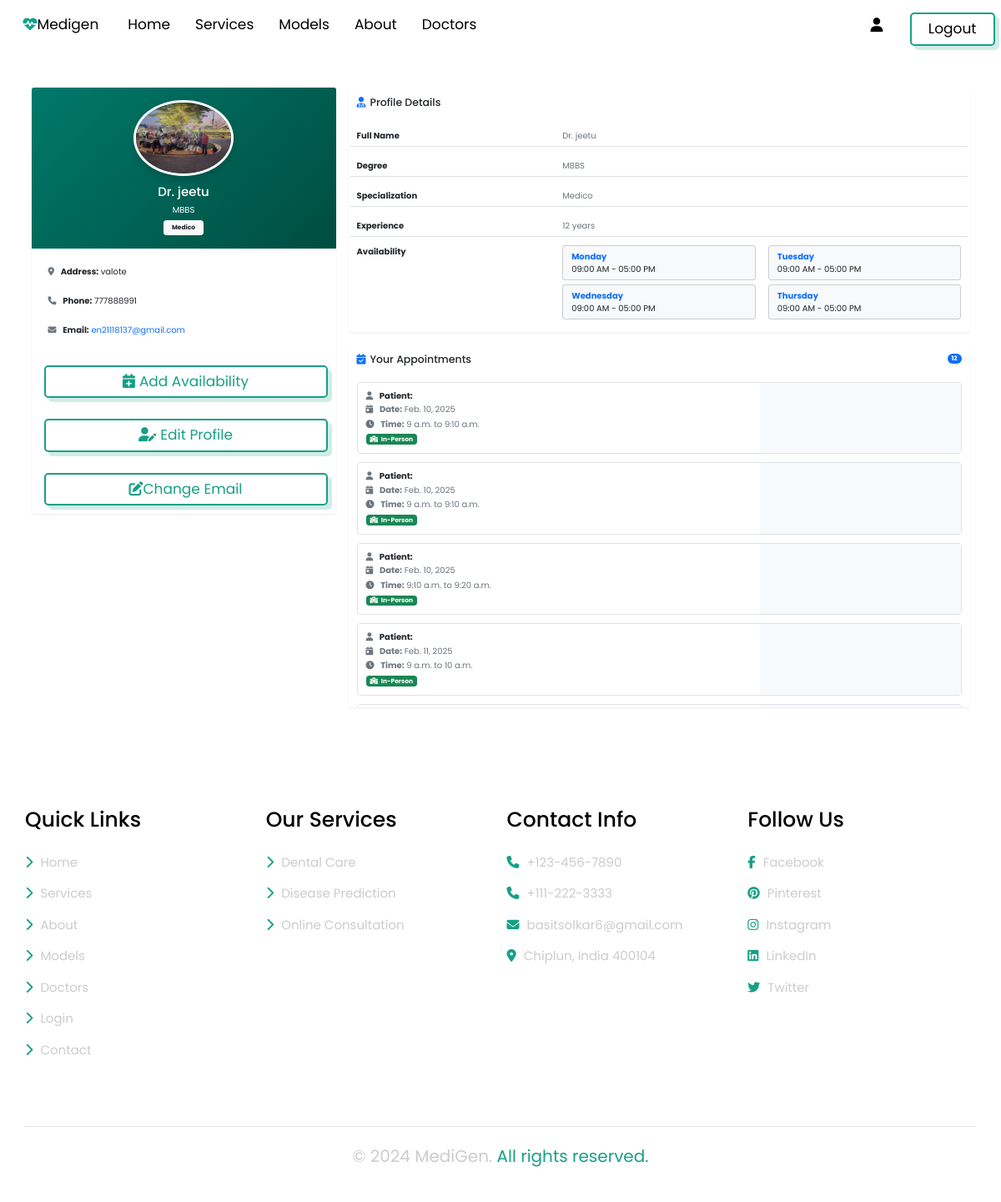
The app's page /meds/profile/ (signed in) with its own data.
### meds/models.py (models this page shows, shortened)
class Doctors(models.Model):
    user = models.OneToOneField(CustomUser, on_delete=models.CASCADE)
    degree = models.CharField(max_length=50)
    specialization = models.CharField(max_length=50)
    address = models.TextField()
    experience = models.TextField(max_length=5 , default=0)
    photo = models.ImageField(upload_to='profile_photos/' , default="media/profile_photos/user.png")

class CustomUser(AbstractUser):
    username = None
    first_name = None
    last_name =  None
    full_name = models.CharField(max_length=50)
    email = models.EmailField(unique = True)
    phone = models.CharField( max_length=15)
    gender = models.CharField(choices=GENDER , max_length=20 , default="Not Specified")
    dob = models.DateField( default=default_dob)
    USERNAME_FIELD = 'email'
    REQUIRED_FIELDS = [ 'phone' , 'full_name']
    objects = CustomUserManager()

class Availability(models.Model):
    doctor = models.ForeignKey(Doctors, on_delete=models.CASCADE, related_name='availabilities')
    day_of_week = models.CharField(max_length=10, choices=[
        ('Monday', 'Monday'),
        ('Tuesday', 'Tuesday'),
        ('Wednesday', 'Wednesday'),
        ('Thursday', 'Thursday'),
        ('Friday', 'Friday'),
        ('Saturday', 'Saturday'),
        ('Sunday', 'Sunday')
    ])
    available_from = models.TimeField()
    available_to = models.TimeField()
    max_appointments = models.IntegerField( default=8)
    break_from = models.TimeField( auto_now=False, auto_now_add=False, default=time(13,0))
    break_to = models.TimeField(auto_now=False, auto_now_add=False , default=time(14,0))

class Appointment(models.Model):
    doctor = models.ForeignKey(Doctors, on_delete=models.CASCADE, related_name='doctor_appointments' )
    username = models.ForeignKey(CustomUser, on_delete=models.CASCADE, related_name='patient_appointments' )
    patient = models.TextField()
    date = models.DateField()
    start_time = models.TimeField()
    end_time = models.TimeField()
    notes = models.TextField(blank=True, null=True)
    created_at = models.DateTimeField(default=dt.datetime.now())
    appointment_mode = models.CharField(
        max_length=10,
        choices=[('offline', 'Offline'), ('online', 'Online')],
        default='offline'
    )
    channel_name = models.UUIDField(default=uuid.uuid4, unique=True),
    class Meta:
        ordering = ['date', 'start_time']

### meds/views.py (the view, shortened to what this page needs)
# urls.py: path("profile/" , views.profile , name = "profile"),
@login_required
def profile(request):
    user = request.user
    doctor = None
    availability = None
    appointments = None
    if user.is_superuser:
        pending_doctors = DoctorRequests.objects.filter(is_approved=False)
        doctors = Doctors.objects.all()
        context = {
            "pending_doctors":pending_doctors,
            "doctors":doctors
        }
        return render(request , "admin_panel.html" ,context = context )
    elif hasattr(user, 'doctors'):
        doctor = user.doctors
        availability = doctor.availabilities.all()
        appointments = doctor.doctor_appointments.all().order_by('date', 'start_time')
        context = {
            'user': user,
            'doctor': doctor,
            'availability': availability,
            'appointments': appointments
        }
        return render(request, 'profile.html', context)

### templates/profile.html (shortened to what this page needs)
{% extends 'layout.html' %}
{% load static %}
{% block content %}
<div class="container py-5">
    <div class="row gutters-sm">
        <div class="col-lg-4 mb-4">
            <div class="card border-0 shadow-sm">
                <div class="card-header text-center text-white py-4" style="background: linear-gradient(135deg, #00796b, #004d40);">
                    <img src="{{ doctor.photo.url }}" alt="Profile Photo" class="rounded-circle border border-3 border-white shadow" width="120">
                    <h4 class="mt-3">Dr. {{ user.full_name }}</h4>
                    <p class="mb-0">{{ doctor.degree }}</p>
                    <span class="badge bg-light text-dark px-3 py-2 mt-2">{{ doctor.specialization }}</span>
                </div>
                <div class="card-body">
                    <ul class="list-group list-group-flush">
                        <li class="list-group-item border-0 py-3">
                            <i class="fas fa-map-marker-alt me-2 text-secondary"></i>
                            <strong>Address:</strong> {{ doctor.address }}
                        </li>
                        <li class="list-group-item border-0 py-3">
                            <i class="fas fa-phone me-2 text-secondary"></i>
                            <strong>Phone:</strong> {{ user.phone }}
                        </li>
                        <li class="list-group-item border-0 py-3">
                            <i class="fas fa-envelope me-2 text-secondary"></i>
                            <strong>Email:</strong> <a href="mailto:{{ user.email }}" class="text-decoration-none">{{ user.email }}</a>
                        </li>
                    </ul>
                    <div class="d-grid gap-2 mt-4">
                        <a class="btn btn-sm ms-2" href="{% url 'meds:available' %}">
                            <i class="fas fa-calendar-plus me-2"></i>Add Availability
                        </a>
                    </div>
                    <div class="d-grid gap-2 mt-4">
                        <button  class="btn btn-sm ms-2"  data-bs-toggle="modal" data-bs-target="#editDoctorProfileModal">
                            <i class="fas fa-user-edit me-2"></i>Edit Profile
                        </button>
                    </div>
                    <div class="d-grid gap-2 mt-4">
                        <button class="btn btn-sm ms-2" data-bs-toggle="modal" data-bs-target="#changeEmailModal">
                            <i class="fas fa-edit"></i>Change Email
                        </button>
                    </div>
                </div>
            </div>
        </div>
        <div class="col-lg-8">
            <div class="card border-0 shadow-sm mb-4">
                <div class="card-header bg-white border-0 py-3">
                    <h5 class="mb-0"><i class="fas fa-user-md me-2 text-primary"></i>Profile Details</h5>
                </div>
                <div class="card-body">
                    <div class="row mb-3 py-2 border-bottom">
                        <div class="col-sm-4"><strong>Full Name</strong></div>
                        <div class="col-sm-8 text-secondary">Dr. {{ user.full_name }}</div>
                    </div>
                    <div class="row mb-3 py-2 border-bottom">
                        <div class="col-sm-4"><strong>Degree</strong></div>
                        <div class="col-sm-8 text-secondary">{{ doctor.degree }}</div>
                    </div>
                    <div class="row mb-3 py-2 border-bottom">
                        <div class="col-sm-4"><strong>Specialization</strong></div>
                        <div class="col-sm-8 text-secondary">{{ doctor.specialization }}</div>
                    </div>
                    <div class="row mb-3 py-2 border-bottom">
                        <div class="col-sm-4"><strong>Experience</strong></div>
                        <div class="col-sm-8 text-secondary">{{ doctor.experience }} years</div>
                    </div>
                    <div class="row">
                        <div class="col-sm-4"><strong>Availability</strong></div>
                        <div class="col-sm-8 text-secondary">
                            {% if availability %}
                                <div class="row">
                                    {% for slot in availability %}
                                        <div class="col-md-6 mb-2">
                                            <div class="card bg-light">
                                                <div class="card-body py-2">
                                                    <strong class="text-primary">{{ slot.day_of_week }}</strong>
                                                    <div>{{ slot.available_from|time:"h:i A" }} - {{ slot.available_to|time:"h:i A" }}</div>
                                                </div>
                                            </div>
                                        </div>
                                    {% endfor %}
                                </div>
                            {% else %}
                                <p class="text-muted fst-italic">No availability information available.</p>
                            {% endif %}
                        </div>
                    </div>
                </div>
            </div>
            <div class="card border-0 shadow-sm ">
                <div class="card-header bg-white border-0 py-3 d-flex justify-content-between align-items-center">
                    <h5 class="mb-0"><i class="fas fa-calendar-check me-2 text-primary"></i>Your Appointments</h5>
                    <span class="badge bg-primary rounded-pill">{{ appointments|length }}</span>
                </div>
                <div class="card-body"  style="max-height: 400px; overflow-y: auto;">
                    {% if appointments %}
                        <div class="list-group">
                            {% for appointment in appointments %}
                                <div class="list-group-item list-group-item-action border rounded mb-3 p-0">
                                    <div class="row g-0">
                                        <div class="col-md-8">
                                            <div class="p-3">
                                                <h6 class="mb-1">
                                                    <i class="fas fa-user me-2 text-secondary"></i>
                                                    <strong>Patient:</strong> {{ appointment.patient.full_name }}
                                                </h6>
                                                <p class="mb-1 text-secondary">
                                                    <i class="fas fa-calendar-day me-2"></i>
                                                    <strong>Date:</strong> {{ appointment.date }}
                                                </p>
                                                <p class="mb-1 text-secondary">
                                                    <i class="fas fa-clock me-2"></i>
                                                    <strong>Time:</strong> {{ appointment.start_time }} to {{ appointment.end_time }}
                                                </p>
                                                {% if appointment.appointment_mode == "online" %}
                                                    <span class="badge bg-info text-dark">
                                                        <i class="fas fa-video me-1"></i> Online Consultation
                                                    </span>
                                                {% else %}
                                                    <span class="badge bg-success">
                                                        <i class="fas fa-hospital me-1"></i> In-Person
                                                    </span>
                                                {% endif %}
                                            </div>
                                        </div>
                                        <div class="col-md-4 bg-light">
                                            <div class="p-3 d-flex flex-column justify-content-center h-100">
                                            </div>
                                        </div>
                                    </div>
                                </div>
                            {% endfor %}
                        </div>
                    {% else %}
                        <div class="text-center py-5">
                            <i class="fas fa-calendar-times text-muted" style="font-size: 3rem;"></i>
                            <p class="mt-3">You have no appointments scheduled.</p>
                        </div>
                    {% endif %}
                </div>
            </div>
        </div>
    </div>
</div>
{% endblock %}

### static/style.css (style rules this page uses)
:root { --green: #16a085; --box-shadow:.5rem .5rem 0 rgba(22, 160, 133, .2); --border:.2rem solid var(--green); }
:root { --black: #000; --light-color: #ccc; --text-shadow: 0 .1rem .3rem rgba(0, 0, 0, .2); }
* { font-family: "Poppins", sans-serif; margin: 0; padding: 0; box-sizing: border-box; text-transform: none; transition: all .2s ease-out; text-decoration: none; }
html { font-size: 62.5%; overflow-x: hidden; scroll-padding-top: 7rem; scroll-behavior: smooth; }
.btn { display: inline-block; margin-top: 1rem; padding: .5rem; padding-inline:2rem ; border:var(--border); border-radius: .5rem; box-shadow: var(--box-shadow); color:var(--green); cursor: pointer; font-size: 1.7rem; }

### records on screen
Doctors: photo (picture), degree "MBBS", specialization "Medico", address "valote", experience "12"
CustomUser: full_name "jeetu", phone "777888991", email "en21118137@gmail.com"
Availability: day_of_week "Monday", available_from "09:00 AM", available_to "05:00 PM"
Availability: day_of_week "Tuesday", available_from "09:00 AM", available_to "05:00 PM"
Availability: day_of_week "Wednesday", available_from "09:00 AM", available_to "05:00 PM"
Availability: day_of_week "Thursday", available_from "09:00 AM", available_to "05:00 PM"
Appointment: date "Feb. 10, 2025", start_time "9 a.m.", end_time "9:10 a.m.", appointment_mode "In-Person"
Appointment: date "Feb. 10, 2025", start_time "9 a.m.", end_time "9:10 a.m.", appointment_mode "In-Person"
Appointment: date "Feb. 10, 2025", start_time "9:10 a.m.", end_time "9:20 a.m.", appointment_mode "In-Person"
Appointment: date "Feb. 11, 2025", start_time "9 a.m.", end_time "10 a.m.", appointment_mode "In-Person"

### other values on screen
{{ appointments|length }} "12"
